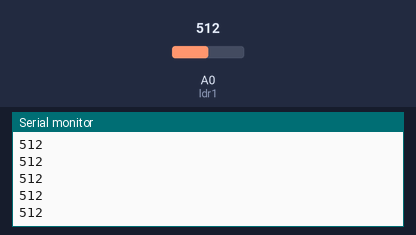
Recording of a sketch running on a simulated Arduino Uno, built with avr-gcc and run on an emulated ATmega328P. Shown: the last lines printed to the serial monitor. The inputs (shaded band) are chosen by the test bench; at power-on: A0 (ldr1) = 512.

Above: at 1.2 s.
1.3 s: A0 (ldr1) set to 716
At 2.4 s:
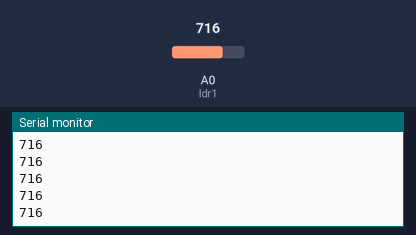
2.8 s: A0 (ldr1) set to 900
At 3.7 s:
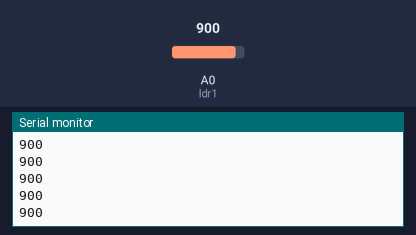
Timing chart, 0 to 5.8 s (numbered marks = the images above; inputs shaded):
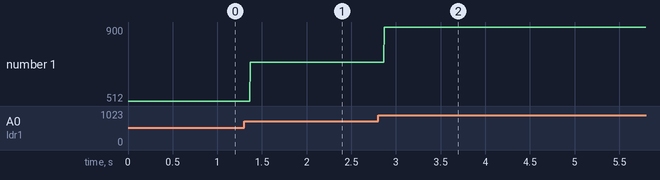

The sketch:

ldr.ino
```cpp
int ldr1 = A0;
int ldr2 = A1;
int ldr3 = A2;
int maxm=0;
int y;
void setup() {
  // put your setup code here, to run once:
Serial.begin(9600);
 pinMode(ldr1, INPUT);
  pinMode(ldr2, INPUT);
  pinMode(ldr3, INPUT);
}

void loop() {
  y=analogRead(ldr1);
    Serial.print(y);
    Serial.print("\t");
   /* analogRead(ldr2);
    Serial.print(ldr2);
     Serial.print("\t");
    analogRead(ldr3);
    Serial.print(ldr3);
     Serial.print("\t");*/


     Serial.print("\n");

  }
  // put your main code here, to run repeatedly:
```

Measured:
- after the input at 1.3 s, the serial monitor: prints a new line after 0.07 s (image 1)
- after the input at 2.8 s, the serial monitor: prints a new line after 0.07 s (image 2)
- plotted number 1: 512 → 716 after the input at 1.3 s, 716 → 900 after the input at 2.8 s
